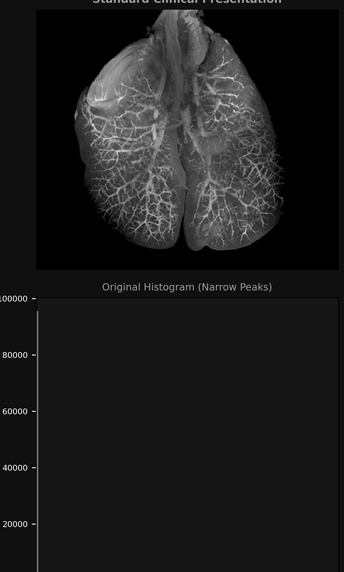
#> input picture Experiment_05/Inputs/images/Lung-HR-contrast.png, 344 x 572 px, shrunk from 1240 x 2060 before the run, found by its file name
$ python task_2_5_multipanel_contrast_report.py
#> lines starting #> are read from the running program, lines starting #| are printed output that depends on the picture
"""
Experiment 02 - Task 2.5: Clinical Multi-Panel Radiograph Contrast Report with ROI Benchmarking
Course: Medical Image Processing (B.Sc. Biomedical Engineering)
Faculty: Engr. Rana Talha Khalid | Department of Biomedical Engineering, Riphah International University

Task Requirement:
Construct publication-grade 2 x 3 multi-panel diagnostic report comparing:
  (a) Original Scan
  (b) Global HE
  (c) CLAHE (Clip=2.0)
Top row: Enhanced medical scans with two highlighted ROIs:
  - ROI 1: Lung Parenchyma (Cyan box)
  - ROI 2: Background Air (Yellow box)
Bottom row: Corresponding intensity histograms and formatted quantitative benchmark table:
  - Mean Brightness
  - RMS Contrast
  - Shannon Information Entropy
  - Background Noise Floor Variance
"""

import os
import cv2
import numpy as np
import matplotlib.pyplot as plt
import matplotlib.patches as patches

def get_metrics(im, roi1_slice, roi2_slice):
    h, _ = np.histogram(im.flatten(), 256, [0, 256])
    p = h / float(im.size); p_nz = p[p > 0]
    ent = -np.sum(p_nz * np.log2(p_nz))
    mean_val = float(im.mean())
    rms_contrast = float(im.std())
    min_val, max_val = float(im.min()), float(im.max())
    michelson = (max_val - min_val) / (max_val + min_val) if (max_val + min_val) > 0 else 0.0

    # ROI 1 = Lung Parenchyma mean and std
    roi1_mean = float(np.mean(im[roi1_slice]))
    roi1_std = float(np.std(im[roi1_slice]))

    # ROI 2 = Background Air noise variance
    bg_noise_var = float(np.var(im[roi2_slice]))

    # Saturation percentage
    sat_pct = (float(np.sum(im == 0) + np.sum(im == 255)) / float(im.size)) * 100.0

    return {
        'mean': mean_val,
        'rms': rms_contrast,
        'entropy': ent,
        'bg_var': bg_noise_var,
        'roi1_mean': roi1_mean,
        'roi1_std': roi1_std,
        'michelson': michelson,
        'sat_pct': sat_pct
    }

def main():
    print("=" * 70)
    print("TASK 2.5: CLINICAL MULTI-PANEL RADIOGRAPH CONTRAST REPORT WITH ROI BENCHMARKING")
    print("=" * 70)

    possible_paths = [
        os.path.join(os.path.dirname(__file__), '..', 'Inputs', 'images', 'Lung-HR-contrast.png'),
        os.path.join(os.path.dirname(__file__), '..', '..', '..', 'images', 'Lung-HR-contrast.png'),
        'images/Lung-HR-contrast.png'
    ]
    img_path = next((p for p in possible_paths if os.path.exists(p)), None)
    if not img_path:
        raise FileNotFoundError("Could not locate Lung-HR-contrast.png")

    img = cv2.imread(img_path, cv2.IMREAD_GRAYSCALE)
#> img is the input picture: shape (572, 344); min 0, max 244, mean 29
    H, W = img.shape
#> H = 572; W = 344

    # Contrast enhancements
    ghe_img = cv2.equalizeHist(img)
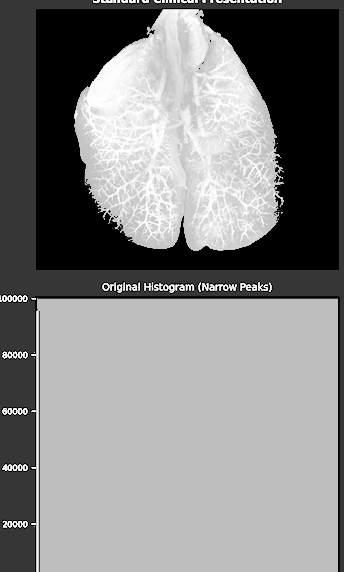
#> ghe_img: shape (572, 344); min 0, max 255, mean 132.2
    clahe_img = cv2.createCLAHE(clipLimit=2.0, tileGridSize=(8, 8)).apply(img)
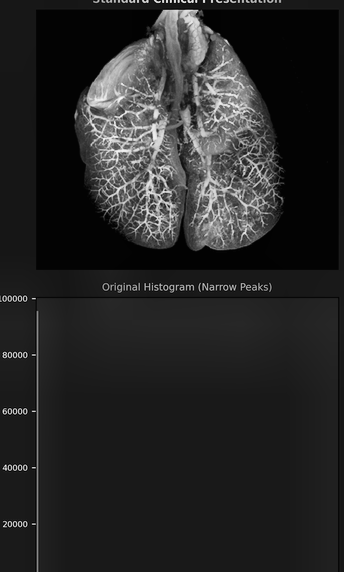
#> clahe_img: shape (572, 344); min 1, max 251, mean 38.8

    # Define ROIs (y, x, h, w)
    # ROI 1: Mid-lung parenchyma
    r1_y, r1_x, r1_h, r1_w = int(H * 0.45), int(W * 0.65), 100, 100
#> r1_y = 257; r1_x = 223; r1_h = 100; r1_w = 100
    roi1_slice = (slice(r1_y, r1_y + r1_h), slice(r1_x, r1_x + r1_w))

    # ROI 2: Upper corner background air
    r2_y, r2_x, r2_h, r2_w = int(H * 0.05), int(W * 0.05), 80, 80
#> r2_y = 28; r2_x = 17; r2_h = 80; r2_w = 80
    roi2_slice = (slice(r2_y, r2_y + r2_h), slice(r2_x, r2_x + r2_w))

    m_orig = get_metrics(img, roi1_slice, roi2_slice)
#> in get_metrics, `h, _ = np.histogram(im.flatten(), 256, [0, 256])`: h = 256 values, max 81188 at index 22, min 0 at index 214, mean 768.6
#> in get_metrics, `p = h / float(im.size)`: p = 256 values, max 0.413 at index 22, min 0 at index 214, mean 0.00391
#> in get_metrics, `p_nz = p[p > 0]`: p_nz = 223 values, max 0.413 at index 22, min 5.08e-06 at index 207, mean 0.00448
#> in get_metrics, `ent = -np.sum(p_nz * np.log2(p_nz))`: ent = 3.6
#> in get_metrics, `mean_val = float(im.mean())`: mean_val = 28.95
#> in get_metrics, `rms_contrast = float(im.std())`: rms_contrast = 32.79
#> in get_metrics, `min_val, max_val = float(im.min()), float(im.max())`: min_val = 0; max_val = 244
#> in get_metrics, `michelson = (max_val - min_val) / (max_val + min_val) if (max_val + mi..`: michelson = 1
#> in get_metrics, `roi1_mean = float(np.mean(im[roi1_slice]))`: roi1_mean = 18.75
#> in get_metrics, `roi1_std = float(np.std(im[roi1_slice]))`: roi1_std = 13.36
#> in get_metrics, `bg_noise_var = float(np.var(im[roi2_slice]))`: bg_noise_var = 812.7
#> in get_metrics, `sat_pct = (float(np.sum(im == 0) + np.sum(im == 255)) / float(im.size)..`: sat_pct = 20.3
#> m_orig = {'mean': 28.95, 'rms': 32.79, 'entropy': 3.6, 'bg_var': 812.7, 'roi1_mean': 18.75, 'roi1_std': 13.36, 'michelson': 1, 'sat_pct': 20.3}
    m_ghe = get_metrics(ghe_img, roi1_slice, roi2_slice)
#> m_ghe = {'mean': 132.2, 'rms': 89.5, 'entropy': 3.35, 'bg_var': 3393.8, 'roi1_mean': 128.1, 'roi1_std': 79.78, 'michelson': 1, 'sat_pct': 20.58}
    m_clahe = get_metrics(clahe_img, roi1_slice, roi2_slice)
#> m_clahe = {'mean': 38.76, 'rms': 43.33, 'entropy': 5.11, 'bg_var': 1049.1, 'roi1_mean': 29.14, 'roi1_std': 17.3, 'michelson': 0.992, 'sat_pct': 0}

    print(f"\n--- QUANTITATIVE CLINICAL BENCHMARKING REPORT ---")
    print(f"{'Evaluation Metric':<28} | {'Original Scan':<15} | {'Global HE (GHE)':<17} | {'CLAHE (Clip=2.0)':<18}")
    print("-" * 85)
    print(f"{'Mean Brightness (0-255)':<28} | {m_orig['mean']:<15.2f} | {m_ghe['mean']:<17.2f} | {m_clahe['mean']:<18.2f}")
#| Mean Brightness (0-255)      | 28.95           | 132.21            | 38.76
    print(f"{'RMS Contrast (Std Dev)':<28} | {m_orig['rms']:<15.2f} | {m_ghe['rms']:<17.2f} | {m_clahe['rms']:<18.2f}")
#| RMS Contrast (Std Dev)       | 32.79           | 89.50             | 43.33
    print(f"{'Information Entropy (bits)':<28} | {m_orig['entropy']:<15.4f} | {m_ghe['entropy']:<17.4f} | {m_clahe['entropy']:<18.4f}")
#| Information Entropy (bits)   | 3.5970          | 3.3549            | 5.1112
    print(f"{'Background Noise Variance':<28} | {m_orig['bg_var']:<15.2f} | {m_ghe['bg_var']:<17.2f} | {m_clahe['bg_var']:<18.2f}")
#| Background Noise Variance    | 812.72          | 3393.80           | 1049.15
    print(f"{'Lung Parenchyma Mean':<28} | {m_orig['roi1_mean']:<15.2f} | {m_ghe['roi1_mean']:<17.2f} | {m_clahe['roi1_mean']:<18.2f}")
#| Lung Parenchyma Mean         | 18.75           | 128.11            | 29.14
    print(f"{'Boundary Saturation (%)':<28} | {m_orig['sat_pct']:<15.2f}% | {m_ghe['sat_pct']:<17.2f}% | {m_clahe['sat_pct']:<18.2f}%")
#| Boundary Saturation (%)      | 20.30          % | 20.58            % | 0.00              %

    # Export CSV table
    out_table = os.path.join(os.path.dirname(__file__), '..', 'Tables', 'task_2_5_contrast_benchmark_summary.csv')
    os.makedirs(os.path.dirname(out_table), exist_ok=True)
    with open(out_table, 'w', encoding='utf-8') as f:
        f.write("Metric,Original_Scan,Global_HE,CLAHE_Clip20\n")
        f.write(f"Mean_Brightness,{m_orig['mean']:.2f},{m_ghe['mean']:.2f},{m_clahe['mean']:.2f}\n")
        f.write(f"RMS_Contrast,{m_orig['rms']:.2f},{m_ghe['rms']:.2f},{m_clahe['rms']:.2f}\n")
        f.write(f"Information_Entropy_bits,{m_orig['entropy']:.4f},{m_ghe['entropy']:.4f},{m_clahe['entropy']:.4f}\n")
        f.write(f"Background_Noise_Variance,{m_orig['bg_var']:.2f},{m_ghe['bg_var']:.2f},{m_clahe['bg_var']:.2f}\n")
        f.write(f"Lung_ROI_Mean,{m_orig['roi1_mean']:.2f},{m_ghe['roi1_mean']:.2f},{m_clahe['roi1_mean']:.2f}\n")
        f.write(f"Saturation_Percentage,{m_orig['sat_pct']:.2f},{m_ghe['sat_pct']:.2f},{m_clahe['sat_pct']:.2f}\n")
    print(f"[SAVED] Exported benchmark table to: {out_table}")

    # Plotting 2 x 3 diagnostic multi-panel
    out_dir = os.path.join(os.path.dirname(__file__), '..', 'Outputs', 'Python')
    fig_dir = os.path.join(os.path.dirname(__file__), '..', 'Figures')
    os.makedirs(out_dir, exist_ok=True)
    os.makedirs(fig_dir, exist_ok=True)

    fig, axes = plt.subplots(2, 3, figsize=(18, 12), facecolor='#0f172a')

    # Images with ROI boxes
    dataset_tuples = [
        ("Original Low-Contrast Scan", img, m_orig, '#94a3b8'),
        ("Global Histogram Equalization (GHE)", ghe_img, m_ghe, '#f87171'),
        ("CLAHE (Clip=2.0, 8x8 Grid) [OPTIMAL]", clahe_img, m_clahe, '#4ade80')
    ]

    for col, (title, im, m, border_col) in enumerate(dataset_tuples):
        ax_img = axes[0, col]
        ax_img.imshow(im, cmap='gray')
        ax_img.set_title(f"{title}\nH={m['entropy']:.2f} | RMS={m['rms']:.1f} | Var_bg={m['bg_var']:.1f}",
                         color=border_col, fontweight='bold', fontsize=11, pad=6)

        # Add ROI Rectangles
        rect_roi1 = patches.Rectangle((r1_x, r1_y), r1_w, r1_h, linewidth=2, edgecolor='#38bdf8', facecolor='none', linestyle='-')
        rect_roi2 = patches.Rectangle((r2_x, r2_y), r2_w, r2_h, linewidth=2, edgecolor='#fde047', facecolor='none', linestyle='--')
        ax_img.add_patch(rect_roi1)
        ax_img.add_patch(rect_roi2)
        ax_img.text(r1_x + 5, r1_y - 15, "ROI 1: Lung", color='#38bdf8', fontsize=8, fontweight='bold')
        ax_img.text(r2_x + 5, r2_y - 15, "ROI 2: Air", color='#fde047', fontsize=8, fontweight='bold')
        ax_img.axis('off')

        # Bottom row: Histograms
        ax_hist = axes[1, col]
        ax_hist.set_facecolor('#1e293b')
        h, _ = np.histogram(im.flatten(), 256, [0, 256])
        ax_hist.bar(range(256), h, color=border_col, width=1.0, edgecolor='none')
        ax_hist.set_title(f"Histogram: {title.split()[0]}", color='white', fontsize=11, fontweight='bold')
        ax_hist.set_xlabel("Gray Level Intensity r_k", color='#94a3b8')
        ax_hist.set_ylabel("Pixel Frequency n_k", color='#94a3b8')
        ax_hist.tick_params(colors='#94a3b8')
        ax_hist.set_xlim([0, 255])
        ax_hist.grid(True, color='#334155', linestyle='--', alpha=0.5)

        # Highlight saturation
        sat_text = f"Entropy: {m['entropy']:.3f}\nNoise Var: {m['bg_var']:.1f}\nSat: {m['sat_pct']:.2f}%"
        ax_hist.text(0.05, 0.95, sat_text, transform=ax_hist.transAxes, verticalalignment='top',
                     fontsize=9, color='white', bbox=dict(boxstyle='square,pad=0.4', fc='#0f172a', ec=border_col, lw=1))
#> this loop made 3 passes
#> (title, border_col) on passes 1 to 3: ('Original Low-Contrast Scan', '#94a3b8'), ('Global Histogram Equalization (GHE)', '#f87171'), ('CLAHE (Clip=2.0, 8x8 Grid) [OPTIMAL]', '#4ade80')

    plt.suptitle("Task 2.5: Clinical Multi-Panel Radiograph Contrast Report with ROI Benchmarking", color='#38bdf8', fontsize=15, fontweight='bold')
    plt.tight_layout()

    out_file1 = os.path.join(out_dir, 'task_2_5_multipanel_contrast_report_python.png')
    out_file2 = os.path.join(fig_dir, 'task_2_5_multipanel_contrast_report_python.png')
    plt.savefig(out_file1, dpi=200, facecolor=fig.get_facecolor())
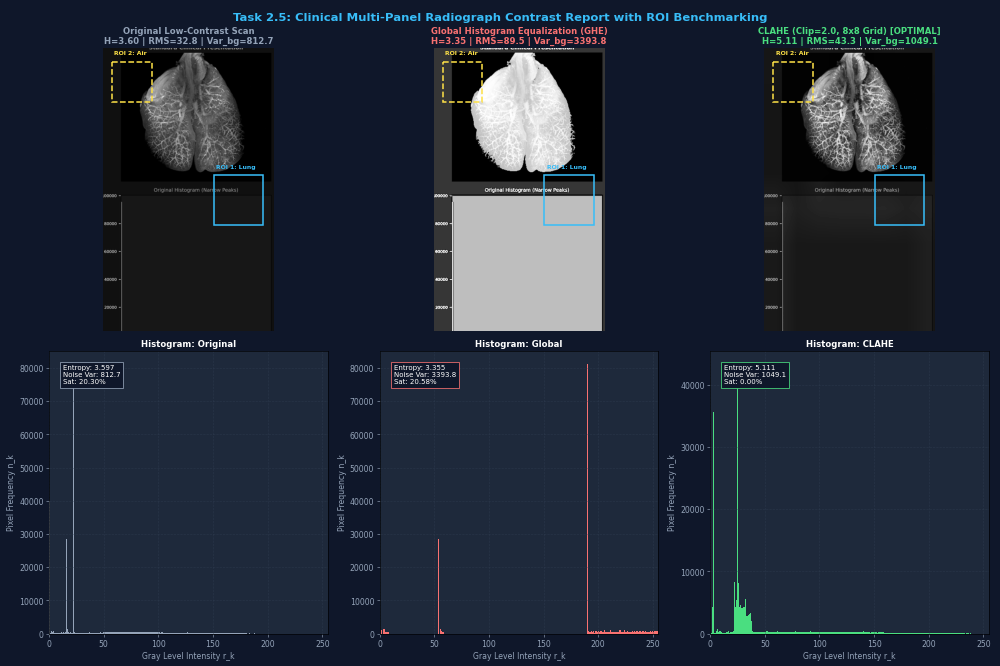
#> figure drawn by matplotlib, 6 panels; panel 4: tallest bar 81188 high, from x = 21.5 to 22.5; panel 5: tallest bar 81188 high, from x = 189.5 to 190.5; panel 6: tallest bar 43371 high, from x = 24.5 to 25.5
    plt.savefig(out_file2, dpi=200, facecolor=fig.get_facecolor())
    plt.close()
    print(f"[SAVED] Generated Task 2.5 figures:\n  {out_file1}\n  {out_file2}")

if __name__ == '__main__':
    main()

$ run again, with Experiment_05/Inputs/images/MRI.jpg saved as Experiment_05/Inputs/images/Lung-HR-contrast.png
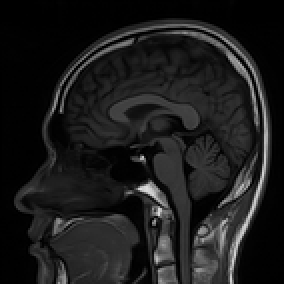
#> input picture Experiment_05/Inputs/images/MRI.jpg, 142 x 142 px, shrunk from 512 x 512 before the run, found by its file name (shown 2 times larger)
#> in main, img is the input picture: shape (142, 142); min 0, max 224, mean 27.9
#> in main, `ghe_img = cv2.equalizeHist(img)`:
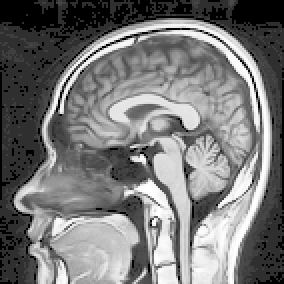
#> ghe_img: shape (142, 142) (shown 2 times larger); min 0, max 255, mean 119.8
#> in main, `clahe_img = cv2.createCLAHE(clipLimit=2.0, tileGridSize=(8, 8)).apply(..`:
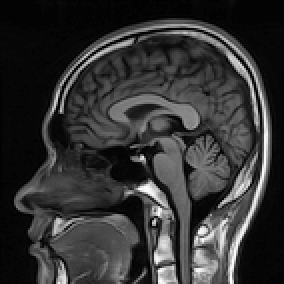
#> clahe_img: shape (142, 142) (shown 2 times larger); min 2, max 255, mean 51.9
#> h = 256 values, max 3342 at index 1, min 0 at index 169, mean 78.77
#> p = 256 values, max 0.166 at index 1, min 0 at index 169, mean 0.00391
#> p_nz = 219 values, max 0.166 at index 1, min 4.96e-05 at index 164, mean 0.00457
#> ent = 5.81
#> mean_val = 27.92
#> rms_contrast = 33.21
#> min_val = 0; max_val = 224
#> michelson = 1
#> roi1_mean = 40.11
#> roi1_std = 43.16
#> bg_noise_var = 559
#> sat_pct = 10.2
#> m_orig = {'mean': 27.92, 'rms': 33.21, 'entropy': 5.81, 'bg_var': 559, 'roi1_mean': 40.11, 'roi1_std': 43.16, 'michelson': 1, 'sat_pct': 10.2}
#> m_ghe = {'mean': 119.8, 'rms': 75.34, 'entropy': 5.62, 'bg_var': 4453.9, 'roi1_mean': 144.9, 'roi1_std': 76.77, 'michelson': 1, 'sat_pct': 10.38}
#> m_clahe = {'mean': 51.91, 'rms': 51.77, 'entropy': 6.61, 'bg_var': 1692.2, 'roi1_mean': 71.01, 'roi1_std': 63.88, 'michelson': 0.984, 'sat_pct': 0.00496}
#| Mean Brightness (0-255)      | 27.92           | 119.78            | 51.91
#| RMS Contrast (Std Dev)       | 33.21           | 75.34             | 51.77
#| Information Entropy (bits)   | 5.8131          | 5.6237            | 6.6077
#| Background Noise Variance    | 559.01          | 4453.94           | 1692.17
#| Lung Parenchyma Mean         | 40.11           | 144.88            | 71.01
#| Boundary Saturation (%)      | 10.20          % | 10.38            % | 0.00              %
#> the loop in main, `for col, (title, im, m, border_col) in enumerate(dataset_tuples):` made 3 passes
#> (title, border_col) on passes 1 to 3: ('Original Low-Contrast Scan', '#94a3b8'), ('Global Histogram Equalization (GHE)', '#f87171'), ('CLAHE (Clip=2.0, 8x8 Grid) [OPTIMAL]', '#4ade80')
